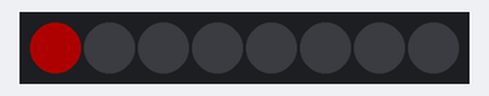
Bench run of a program on a simulated ESP32. On the bench: 8 RGB LEDs in strip order, left to right. Dim RGB values are drawn brighter than linear.

Above: at 0.1 s.
At 0.6 s:
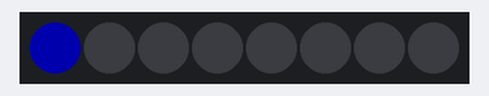
Timing chart, 0 to 130.0 s (numbered marks = the images above):
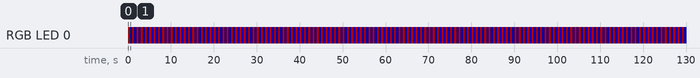

Measured:
- by itself, RGB LED 0: alternates RGB(50, 0, 0) for 0.50 s and RGB(0, 0, 50) for 0.50 s

The program:

main.cpp
```cpp
#include <FastLED.h>

#define LED_PIN     2    // Make sure your wire is on D2
#define NUM_LEDS    8
#define COLOR_ORDER GRB  // If Red and Green are swapped later, change this to RGB

// THIS IS THE LINE THAT WAS MISSING:
CRGB leds[NUM_LEDS];

void setup() {
    // This tells the library which pin and how many LEDs you have
    FastLED.addLeds<WS2812B, LED_PIN, COLOR_ORDER>(leds, NUM_LEDS);
    FastLED.setBrightness(50);

    // Clear the strip on startup
    FastLED.clear();
    FastLED.show();
}

void loop() {
    // Light up the first LED Red
    leds[0] = CRGB::Red;
    FastLED.show();
    delay(500);

    // Light up the first LED Blue
    leds[0] = CRGB::Blue;
    FastLED.show();
    delay(500);
}
```
